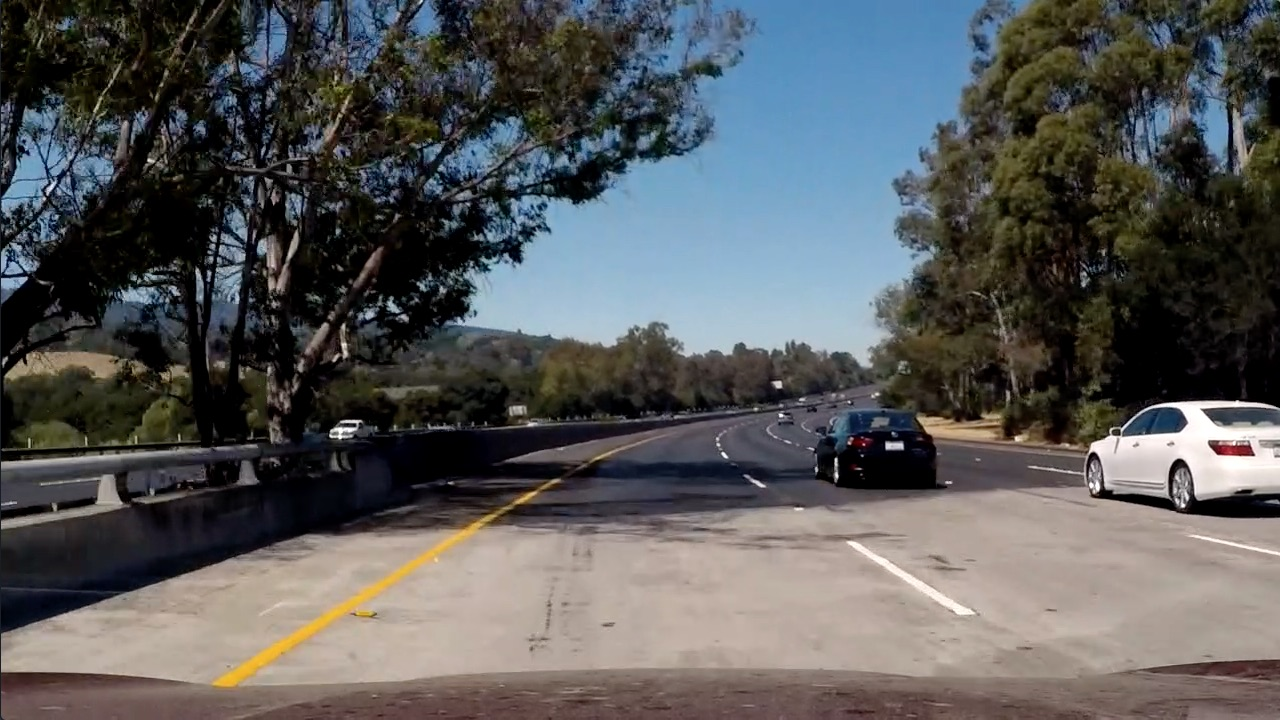
#> input picture test_images/test5.jpg, 1280 x 720 px
$ python roadBinarizer.py   (older library calls are emulated)
#> lines starting #> are read from the running program, lines starting #| are printed output that depends on the picture; after the words box and inside, x2 and y2 are one past the last pixel; in counts of white or black regions, pixels touching at a corner belong together
### camera.py
import cv2
import glob
import numpy as np
import matplotlib.image as mpimg

# Class Camera will internally hold the camera matrix and distortion
# coefficients as well as transformation matricies for converting between
# birdseye view and the car view. The class has several methods:
#   calibrateCamera : will take in folder name containing images (named
#     calibration*.jpg) of checker boards and the size of the checker
#     board. The function will then compute the camera matrix and
#     distortion coefficients.
#   undistort : will take in an image and apply the distortion correction.
#   transform_to_birdseye_view :
#   transform_to_cars_view :
#   saveCalibration : save the camera matrix and distortion coefficients
#   loadCalibration : load a camera matrix and distortion coefficients
class Camera:
    def __init__(self, filename=None):

        # Camera calibration
        self.cameraMatrix = None
        self.distCoeffs = None
        self._objpoints = []
        self._imgpoints = []

        self.loadCalibration(filename)
#> (reads cameraCalibrationData.npz from the repository)
#> further down, image is the input picture: shape (720, 1280, 3); mean R, G, B 88.5, 89.3, 89.8

        # Perspective transform
        self._car_points = np.float32([[200,720],[585,455],[695,455],[1080,720]])
        self._birdseye_points = np.float32([[300,720],[300,0],  [980,0], [980,720]])

        self._in_height = 720
        self._out_height = 720

        self._M = cv2.getPerspectiveTransform(self._car_points, self._birdseye_points)
        self._Minv = np.linalg.inv(self._M)

    @property
    def car_points(self):
        return self._car_points

    # [9 lines left out: function car_points, not called in this run]

    @property
    def birdseye_points(self):
        return self._birdseye_points

    # [40 lines left out: functions birdseye_points, calibrateCamera, not called in this run]

    def undistort(self, img):
        if self.cameraMatrix is None:
            raise ValueError('cameraMatrix is None, must first calibrate the camera before running undistort.')
        else:
            return cv2.undistort(img, self.cameraMatrix, self.distCoeffs, None, self.cameraMatrix)

    def transform_to_birdseye_view(self, img, shape=None):
        if img.ndim == 3:
            if img.shape[2]==2 and img.shape[1]==1:
                # Assume set of points
                return cv2.perspectiveTransform(img, self._M)

        if shape is None:
            imshape = (img.shape[1], self._out_height)
        else:
            imshape = shape
        return cv2.warpPerspective(img, self._M, imshape)

    # [18 lines left out: functions transform_to_cars_view, saveCalibration, not called in this run]

    def loadCalibration(self, filename):
        if filename is None:
            self.cameraMatrix = None
            self.distCoeffs = None
            self._objpoints = []
            self._imgpoints = []
        else:
            try:
                with np.load(filename) as data:
                    self.cameraMatrix = data['cameraMatrix']
                    self.distCoeffs = data['distCoeffs']
                    self._objpoints = data['objpoints']
                    self._imgpoints = data['imgpoints']
            except:
                print('Error loading file')
                self.cameraMatrix = None
                self.distCoeffs = None
                self._objpoints = []
                self._imgpoints = []


# If running the program the file itself, then create an example image
# showing the distortion correction
# [48 lines that do not run on import are left out]

### roadBinarizer.py
import numpy as np
import cv2
import matplotlib.pyplot as plt


from time import time
_tstart_stack = []

def tic():
    _tstart_stack.append(time())

def toc():
    return (time() - _tstart_stack.pop())

# RoadBinarizer will take in an image of a road and binarize it for
# lane line detection and transform to birds-eye view (if requested):
#
# The colorspace of the original image will be converted using
#   the transformation given by colorspace
# New image channels will be created by averaging the Transformed
#   image over the indices given by channels. The number of new
#   channels will be len(channels)
# Each new channel will be left as a color channel if gradient is
#   0; if gradient is 1, then the x sobel derivative will be taken;
#   if gradient is 2, then the y sobel derivative will be taken.
#   If a derivative is taken, then the end result will be nomalized
#   to have a maximum value of 255.
# The threshold ranges in thresholds (min, max) will be applied to
#   each channel.
# The output will be a image with the number of channels given by
#   len(channels).
#
# Example:
# binarizer = RoadBinarizer(colorspace=cv2.COLOR_BGR2LAB,
#                           channels=[[0], [2], [0,2]],
#                           gradient=[0,1,1],
#                           thresholds=[(210,255), (20,255), (25,255)]))
#
# binary = binarizer.binarize(img)
#
# binary will have three channels:
# - The first channel will be the L channel thresholed between 210 and 255.
# - The second channel will be the x-gradient of the b channel thresholed
# between 20 and 255. (Note that the x-gradient is filted to look for
# light on dark lines)
# - The third channel will be the x-gradient of the L channel plus the b
# channel thresholded between 25 and 255.

class RoadBinarizer():
    def __init__(self, colorspace=cv2.COLOR_BGR2LAB,
                    channels=[[0], [2], [0,2]],
                    gradient=[0,1,1],
                    thresholds=[(210,255), (20,255), (25,255)]):

        self.colorspace = colorspace
        self.channels = channels
        self.gradient = gradient
        self.thresholds = thresholds
        self.gradient_dilate_kernal = (2,8)
        self.num_dilation_iterations = 3

    def filter_gradient(self, img, threshold):
        # This function will threshold the gradient at +- threshold. It
        # will then shift the negative mask to the left and the positive
        # mask to the right and intersect the two masks. This will only
        # allow light on dark lines to pass through.
        #
        # Credit for this idea comes from balancap:
        # https://github.com/balancap/SDC-Advanced-Lane-Finding
        mask_neg = (img < -threshold).astype(np.uint8)
        mask_pos = (img > threshold).astype(np.uint8)

        dilate_kernel = self.gradient_dilate_kernal
        mid = dilate_kernel[1] // 2
        # Dilate mask to the left.
        kernel = np.ones(dilate_kernel, dtype=np.uint8)
        kernel[:, 0:mid] = 0
        dmask_neg = cv2.dilate(mask_neg, kernel, iterations=self.num_dilation_iterations) > 0.
        # Dilate mask to the right.
        kernel = np.ones(dilate_kernel, np.uint8)
        kernel[:, mid:] = 0
        dmask_pos = cv2.dilate(mask_pos, kernel, iterations=self.num_dilation_iterations) > 0.
        dmask = (dmask_pos * dmask_neg).astype(np.uint8)

        return dmask

    @staticmethod
    def grad(img, k):
        dG = cv2.Sobel(img, cv2.CV_64F, 1, 0, ksize=k)
        dG = 255*dG/np.max(dG)
        return dG

    def binarize(self, img_orig, carcam=None):
        # Convert to new colorspace
        img = cv2.cvtColor(img_orig, self.colorspace).astype(np.float)

        # Iterate over each new channel to make
        for i in range(len(self.channels)):

            # Compute new channel
            if len(self.channels[i]) > 1:
                tmpImg = np.mean(img[:,:,self.channels[i]],axis=2)
            else:
                tmpImg = img[:,:,self.channels[i]]

            # Take gradient if requested
            if self.gradient[i] == 1:
                tmpImg = RoadBinarizer.grad(tmpImg, 7) # Take the derivative in x
                # The gradient can be filtered to look for light on dark
                # lines; however, this correction should take place in the
                # birds-eye view.
                if carcam is not None:
                    tmpImg = carcam.transform_to_birdseye_view(tmpImg)
                # Threshold and filter the gradient
                tmpImg = self.filter_gradient(tmpImg, self.thresholds[i][0])
            else:
                # otherwise, go to birds eye view and threshold
                if carcam is not None:
                    tmpImg = carcam.transform_to_birdseye_view(tmpImg)
                tmpImg = ((tmpImg >= self.thresholds[i][0]) & (tmpImg <= self.thresholds[i][1])).astype(np.uint8)

            # Initialize array for output
            if i == 0:
                binarized = np.zeros((tmpImg.shape[0],tmpImg.shape[1],len(self.channels)))

            binarized[:,:,i] = np.squeeze(tmpImg)
#> this loop made 3 passes
#> pass 1, in binarize, `tmpImg = ((tmpImg >= self.thresholds[i][0]) & (tmpImg <= self.threshol..`:
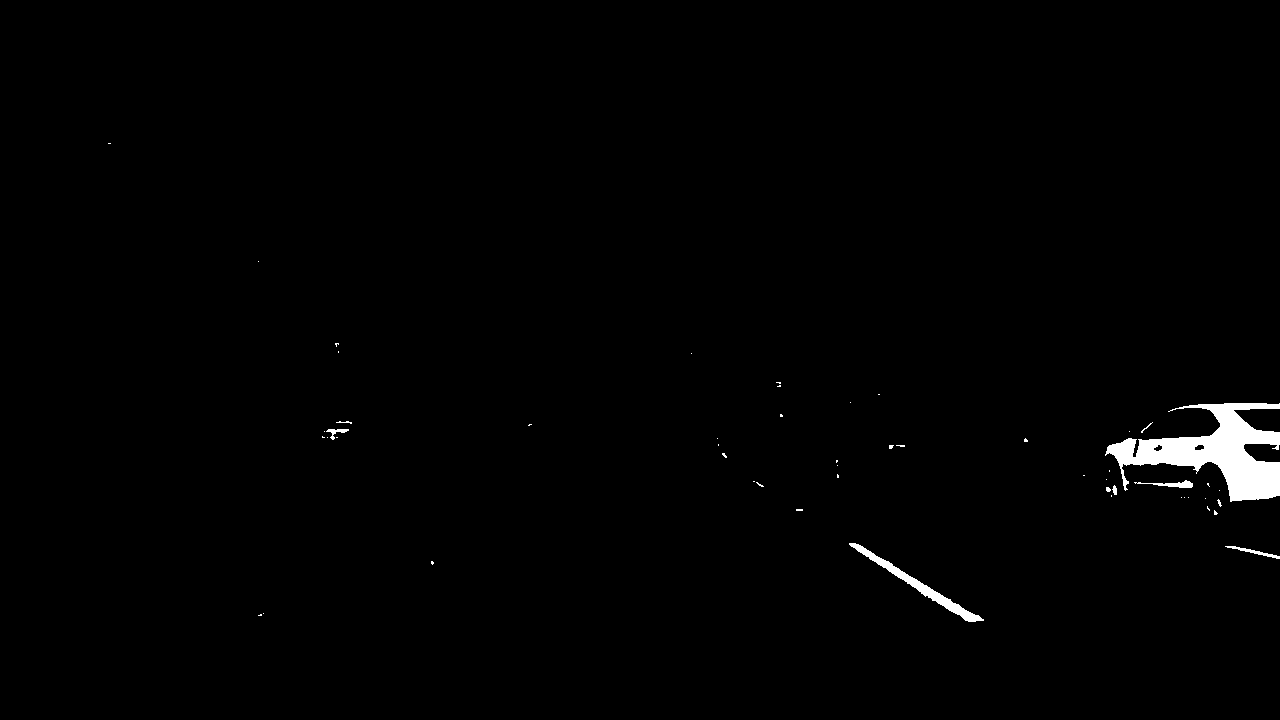
#> tmpImg: shape (720, 1280, 1); values 0 (black) and 1 (white), 1% white; 53 white regions (44 under 20 px), largest, box (x1, y1, x2, y2) and area: (1105, 403, 1280, 502) 7404, (849, 543, 984, 622) 1193, (1134, 480, 1193, 488) 193
#> after the loop:
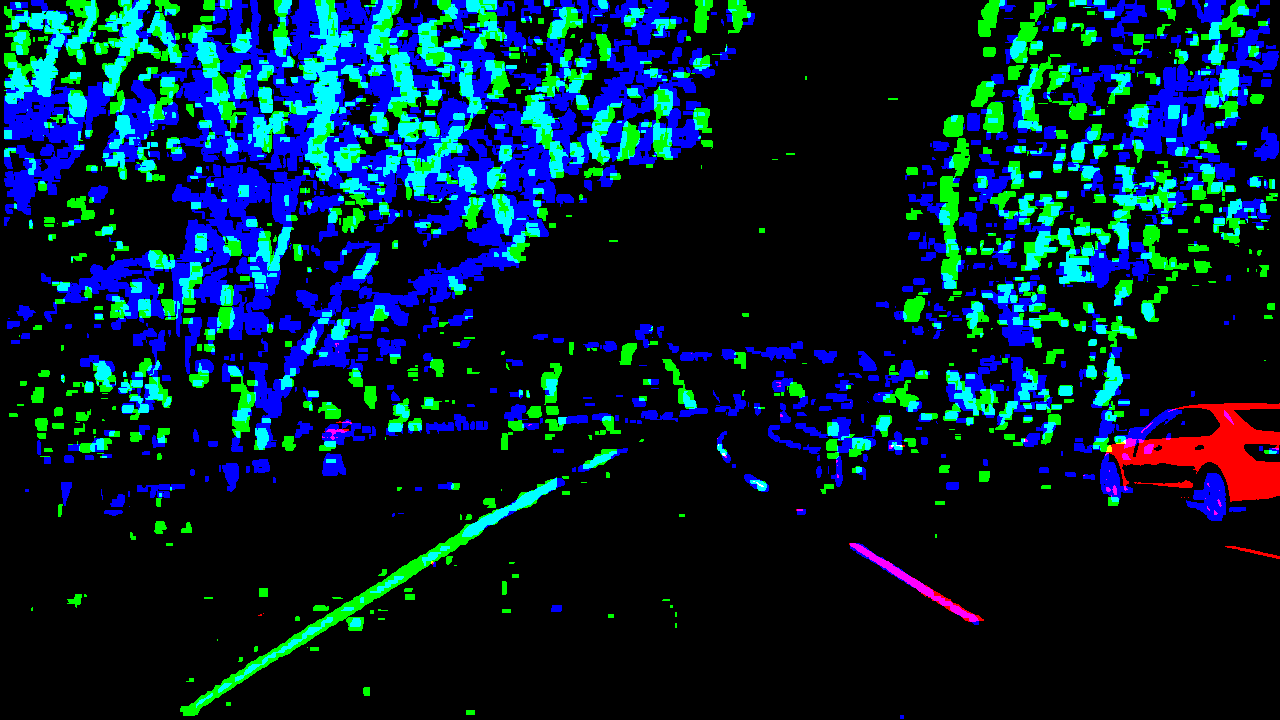
#> binarized: shape (720, 1280, 3) float64; mean R, G, B 0.0102, 0.121, 0.191
#> after the loop: tmpImg: shape (720, 1280); values 0 (black) and 1 (white), 19.1% white; 602 white regions (177 under 20 px), largest, box (x1, y1, x2, y2) and area: (4, 0, 703, 450) 77900, (162, 164, 317, 340) 12138, (1120, 25, 1279, 162) 7114

        return binarized


if __name__ == '__main__':
    import matplotlib.pyplot as plt
    import matplotlib.image as mpimg
    import cv2
    from camera import Camera

    CarCam = Camera('cameraCalibrationData.npz')
    if CarCam.cameraMatrix is None:
        calibrationImageDir = './camera_cal'
        CarCam.calibrateCamera(calibrationImageDir, chessBoardSize=(9,6))

    # Read in image and undistort
    # image = mpimg.imread('./test_images/straight_lines2.jpg')
    image = mpimg.imread('./test_images/test5.jpg')
    image = CarCam.undistort(image)

    # Binarize image and save results
    roadBinarizer = RoadBinarizer()
    roadBinarizer.colorspace = cv2.COLOR_RGB2LAB
    binarized = roadBinarizer.binarize(image)

    # Plot the result ----------------------------------------------------
    f, (ax1, ax2, ax3) = plt.subplots(1, 3, figsize=(16, 5))
    f.tight_layout()

    ax1.imshow(image)
    ax1.set_title('Original (undistorted) Image', fontsize=20)

    ax2.imshow(binarized)
    ax2.set_title('Binarization', fontsize=20)

    ax3.imshow(np.sum(binarized,axis=2)>0.5, cmap='gray')
    ax3.set_title('Binarized Result', fontsize=20)
    plt.subplots_adjust(left=0.05, right=0.995, top=0.9, bottom=0.)

    f.savefig('./output_images/binarization_results.png', format='png', transparent=True)
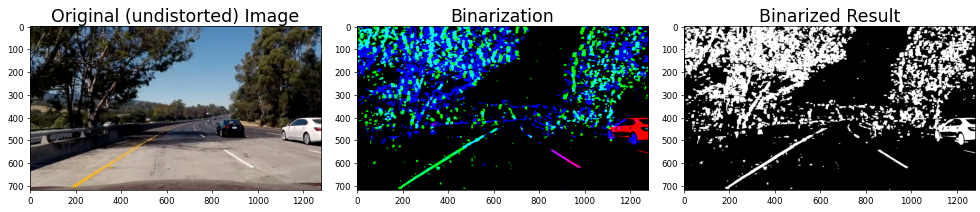
#> figure drawn by matplotlib, 3 panels
    # --------------------------------------------------------------------

    # Transform to birds-eye view
    binarized = (np.sum(binarized,axis=2)>0.5).astype(np.float32)
#> binarized: shape (720, 1280) float32; values 0 (black) and 1 (white), 25.8% white; 587 white regions (193 under 20 px), largest, box (x1, y1, x2, y2) and area: (4, 0, 715, 452) 121935, (1074, 302, 1280, 506) 11425, (973, 161, 1193, 288) 10708
    birdseyebinarized = CarCam.transform_to_birdseye_view(binarized)
    cv2.imwrite('./output_images/binarized_test5.jpg', 255*binarized)
    cv2.imwrite('./output_images/birdseye_binarized_test5.jpg', 255*birdseyebinarized)

    binarized = np.dstack((binarized,binarized,binarized))
    birdseyebinarized = CarCam.transform_to_birdseye_view(binarized)

    # Plot the result ----------------------------------------------------
    # Draw source and destination points
    cv2.polylines(binarized, np.int32([CarCam.car_points]), True, (1,0,0), 3)
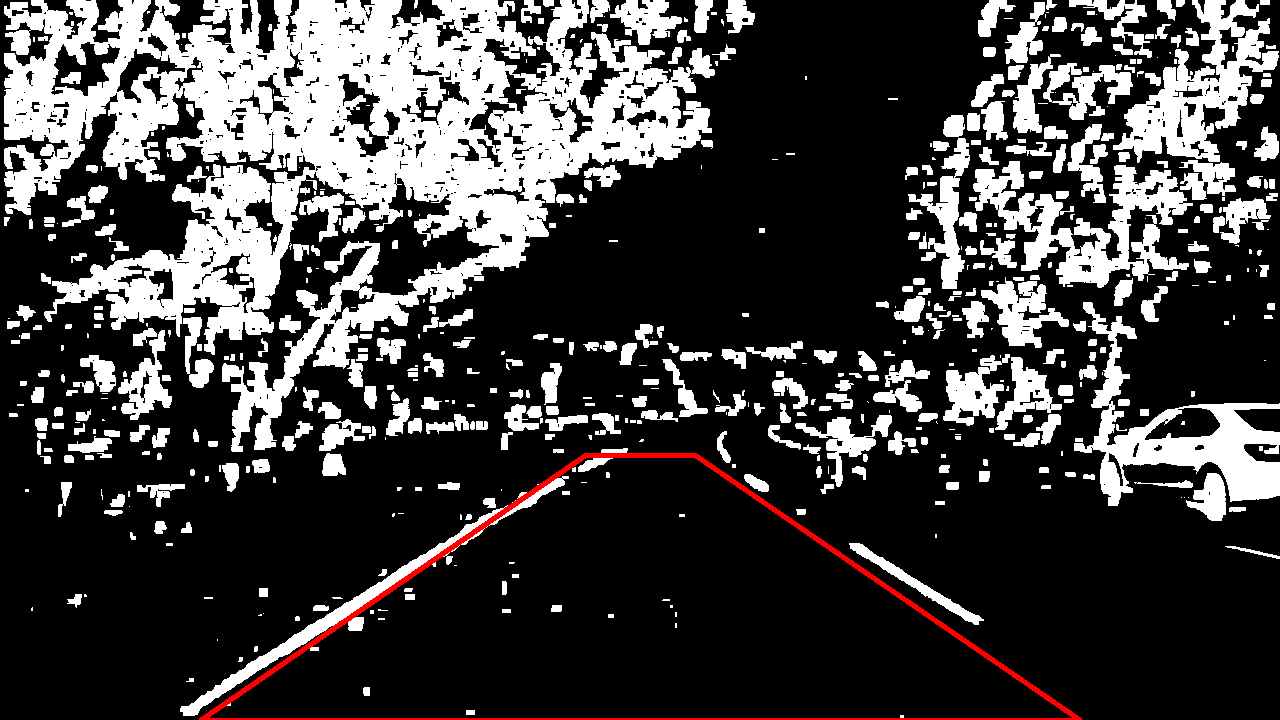
#> binarized: shape (720, 1280, 3) float32; mean of channels 0, 1, 2 0.265, 0.257, 0.257; drawn as R, G, B
    cv2.polylines(birdseyebinarized, np.int32([CarCam.birdseye_points]), True, (1,0,0), 3)
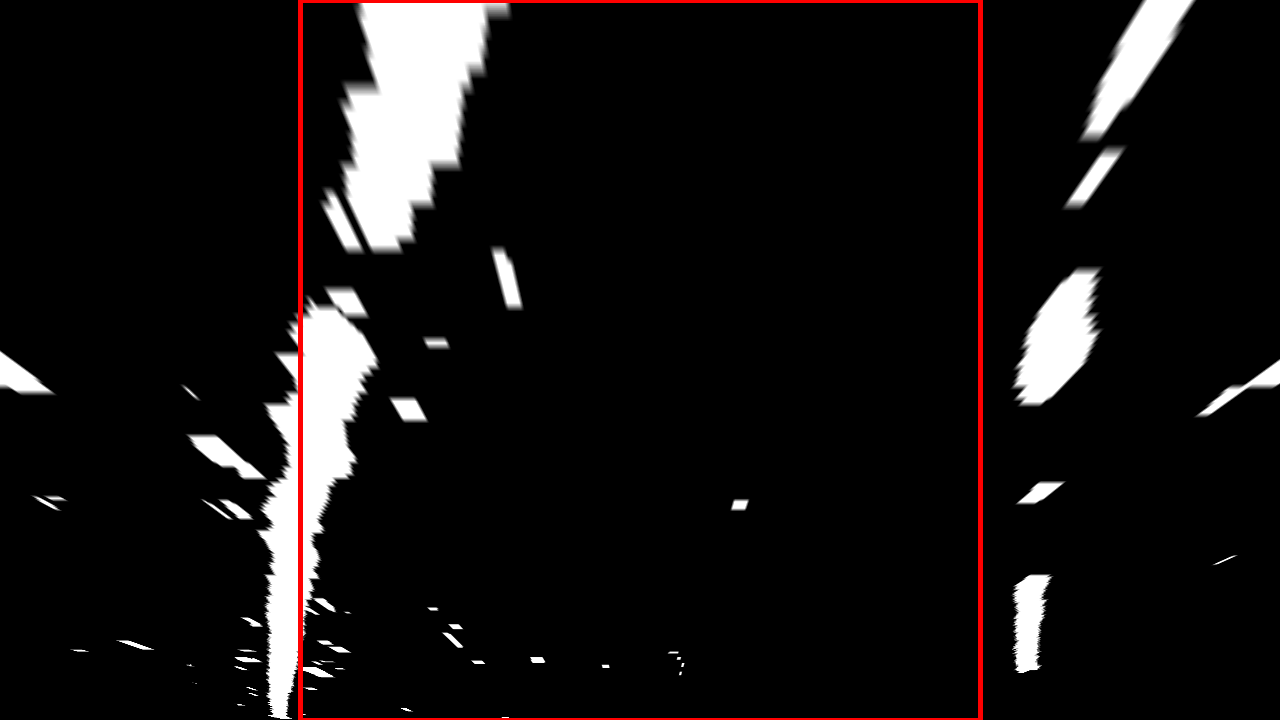
#> birdseyebinarized: shape (720, 1280, 3) float32; mean of channels 0, 1, 2 0.0861, 0.0746, 0.0746; drawn as R, G, B

    f, (ax1, ax2) = plt.subplots(1, 2, figsize=(10, 4))
    f.tight_layout()

    tmp = ax1.imshow(binarized,cmap='gray')
    ax1.set_title('Original view', fontsize=20)
    # f.colorbar(tmp, ax=ax1)

    tmp = ax2.imshow(birdseyebinarized,cmap='gray')
    ax2.set_title('Birds-eye view', fontsize=20)
    # f.colorbar(tmp, ax=ax2)

    plt.subplots_adjust(left=0.05, right=0.995, top=0.9, bottom=0.)


    f.savefig('./output_images/birdsEye_results.png', format='png', transparent=True)
    # --------------------------------------------------------------------
